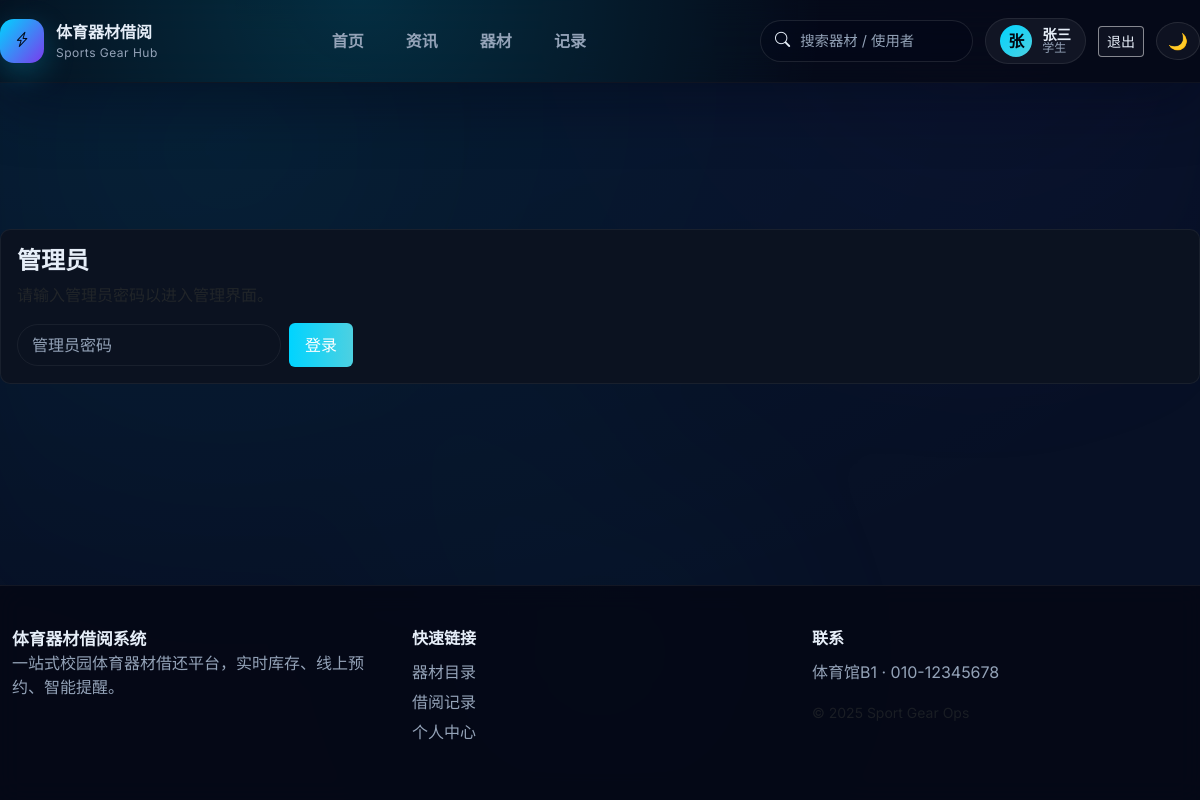
The app's page /admin (signed in) with its own data.
### models.py (models this page shows, shortened)
class User(db.Model):
    __tablename__ = 'user'
    id = db.Column(db.Integer, primary_key=True)
    username = db.Column(db.String(80), unique=True, nullable=False)
    password_hash = db.Column(db.String(200), nullable=False)
    is_admin = db.Column(db.Boolean, default=False)
    full_name = db.Column(db.String(120), nullable=True)
    class_name = db.Column(db.String(120), nullable=True)
    gender = db.Column(db.String(16), nullable=True)
    phone = db.Column(db.String(30), nullable=True)

### app.py (the view, shortened to what this page needs)
    @app.route('/admin', methods=['GET', 'POST'])
    def admin():
        from flask import session
        admin_pass = os.environ.get('ADMIN_PASS', 'admin')
        is_admin = session.get('is_admin', False)
        equipments = []
        users = []
        news_items = []
        return render_template('admin.html', is_admin=is_admin, equipments=equipments, users=users, news_items=news_items)

### services/auth.py (called while the page is built)
def get_current_user() -> Optional[User]:
    if hasattr(g, '_cached_user'):
        return g._cached_user
    user_id = session.get('user_id')
    user = db.session.get(User, user_id) if user_id else None
    g._cached_user = user
    return user

### templates/admin.html (shortened to what this page needs)
{% extends 'layout.html' %}
{% block content %}
<div class="card admin-card">
  <div class="card-body">
    <h4 class="card-title">管理员</h4>
    {% if not is_admin %}
    <p>请输入管理员密码以进入管理界面。</p>
    <form method="post" action="/admin" class="row g-2 align-items-center">
      <div class="col-auto">
        <input type="password" name="password" class="form-control" placeholder="管理员密码">
      </div>
      <div class="col-auto">
        <button class="btn btn-primary">登录</button>
      </div>
    </form>
    {% endif %}
  </div>
</div>
{% endblock %}

### templates/layout.html (shortened to what this page needs)
<!doctype html>
<html lang="zh-CN">
  <head>
    <link href="https://cdn.jsdelivr.net/npm/bootstrap@5.3.2/dist/css/bootstrap.min.css" rel="stylesheet">
    <link href="https://cdn.jsdelivr.net/npm/bootstrap-icons@1.10.5/font/bootstrap-icons.css" rel="stylesheet">
    <link rel="stylesheet" href="https://cdnjs.cloudflare.com/ajax/libs/font-awesome/6.5.0/css/all.min.css" />
    <link rel="stylesheet" href="{{ url_for('static', filename='style.css') }}">
  </head>
  <body class="app-body">
    <div class="bg-grid" aria-hidden="true"></div>
    <header class="nav-shell">
      <div class="container nav-inner">
        <a class="brand" href="{{ url_for('index') }}">
          <span class="brand-mark"><i class="bi bi-lightning-charge"></i></span>
          <div>
            <div class="brand-title">体育器材借阅</div>
            <div class="brand-sub">Sports Gear Hub</div>
          </div>
        </a>
        <nav class="nav-links d-none d-lg-flex">
          <a href="{{ url_for('index') }}" class="nav-link {% if request.endpoint == 'index' %}active{% endif %}">首页</a>
          <a href="{{ url_for('news_list') }}" class="nav-link {% if request.endpoint in ['news_list','news_detail'] %}active{% endif %}">资讯</a>
          <a href="{{ url_for('catalog') }}" class="nav-link {% if request.endpoint == 'catalog' %}active{% endif %}">器材</a>
          <a href="{{ url_for('records') }}" class="nav-link {% if request.endpoint == 'records' %}active{% endif %}">记录</a>
        </nav>
        <div class="nav-actions">
          <form class="d-none d-xl-flex" method="get" action="{{ url_for('catalog') }}" role="search">
            <label class="search-pill">
              <i class="bi bi-search"></i>
              <input name="q" placeholder="搜索器材 / 使用者" autocomplete="off">
            </label>
          </form>
          {% if current_user %}
          <a class="user-pill" href="{{ url_for('profile') }}">
            <span class="avatar">{{ current_user.username[:1]|upper }}</span>
            <span class="user-meta">
              <span class="user-name">{{ current_user.username }}</span>
              <span class="user-role">{{ '管理员' if current_user.is_admin else '学生' }}</span>
            </span>
          </a>
          <a class="btn btn-sm btn-outline-light d-none d-lg-inline-flex" href="{{ url_for('logout') }}">退出</a>
          {% else %}
          <a class="btn btn-sm btn-outline-light me-2" href="{{ url_for('login') }}">登录</a>
          <a class="btn btn-sm btn-primary" href="{{ url_for('register') }}">注册</a>
          {% endif %}
          <button id="theme-toggle-btn" class="btn btn-icon" type="button" aria-label="切换主题">🌙</button>
        </div>
      </div>
      <div class="nav-glow" aria-hidden="true"></div>
    </header>
    <main class="container content-shell">
      {% block content %}{% endblock %}
    </main>
    <footer class="site-footer">
      <div class="container footer-grid">
        <div>
          <div class="brand-mini">体育器材借阅系统</div>
          <p>一站式校园体育器材借还平台，实时库存、线上预约、智能提醒。</p>
        </div>
        <div>
          <div class="footer-title">快速链接</div>
          <ul>
            <li><a href="{{ url_for('catalog') }}">器材目录</a></li>
            <li><a href="{{ url_for('records') }}">借阅记录</a></li>
            <li><a href="{{ url_for('profile') }}">个人中心</a></li>
          </ul>
        </div>
        <div>
          <div class="footer-title">联系</div>
          <p>体育馆B1 · 010-12345678</p>
          <small class="text-muted">© {{ current_year if current_year else '2025' }} Sport Gear Ops</small>
        </div>
      </div>
    </footer>
  </body>
</html>

### records on screen
User: username "张", username "张三", is_admin "学生"
